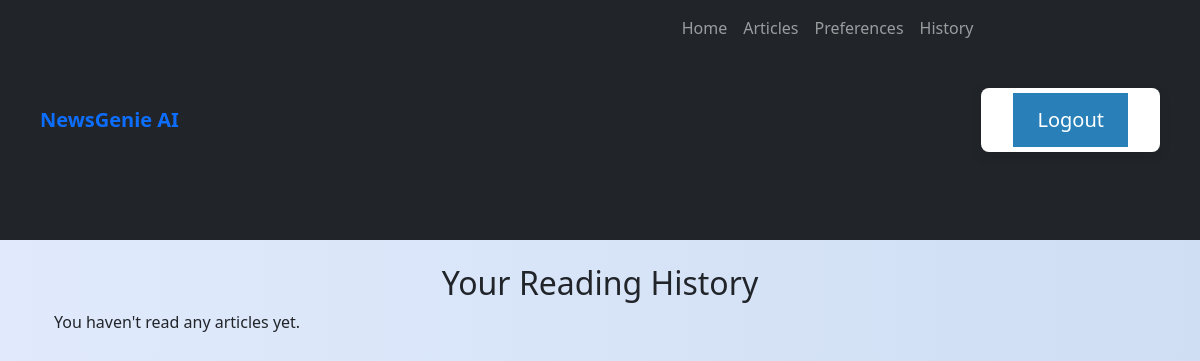
The app's page /articles/history/ (signed in), older data.
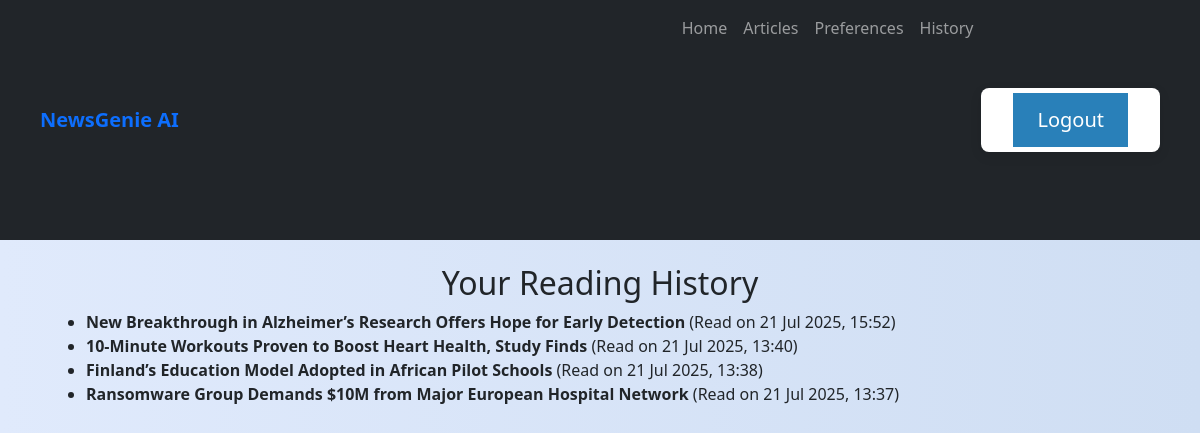
The same page, newer data.
### news/models.py (models this page shows, shortened)
class ReadingHistory(models.Model):
    user = models.ForeignKey(User, on_delete=models.CASCADE)
    article = models.ForeignKey(Article, on_delete=models.CASCADE)
    read_at = models.DateTimeField(auto_now_add=True)
    class Meta:
        unique_together = ('user','article')

class Article(models.Model):
    title = models.CharField(max_length=200)
    content = models.TextField()
    summary = models.TextField(blank=True)
    source_url = models.URLField()
    category = models.ForeignKey(Category, on_delete=models.CASCADE)
    published_date = models.DateTimeField(default=timezone.now)
    link = models.URLField(null=True, blank=True)
    publication_date = models.DateTimeField(null=True, blank=True)
    author = models.CharField(max_length=255, default='Unknown')
    created_at = models.DateTimeField(auto_now_add=True)
    audio_file = models.FileField(upload_to='audio/', blank=True, null=True)
    class Meta:
        ordering = ['-published_date']

### news/views.py (the view)
# urls.py: path('history/', views.reading_history, name='reading_history'),
@login_required
def reading_history(request):
    history = ReadingHistory.objects.filter(
        user=request.user
    ).select_related('article').order_by('-read_at')
    return render(request, 'news/reading_history.html', {'history': history})

### news/templates/news/reading_history.html
{% extends 'base.html' %}
{% block content %}
  <div class="container mt-4">
    <h2>Your Reading History</h2>
    {% if history %}
      <ul>
        {% for entry in history %}
          <li>
            <strong>{{ entry.article.title }}</strong> (Read on {{ entry.read_at|date:"d M Y, H:i" }})
          </li>
        {% endfor %}
      </ul>
    {% else %}
      <p>You haven't read any articles yet.</p>
    {% endif %}
  </div>
{% endblock %}

Row changes from the older to the newer data that the page shows:
added ReadingHistory: article "New Breakthrough in Alzheimer’s Research Offers Hope for Early Detection", read_at "21 Jul 2025, 15:52"
added ReadingHistory: article "10-Minute Workouts Proven to Boost Heart Health, Study Finds", read_at "21 Jul 2025, 13:40"
added ReadingHistory: article "Finland’s Education Model Adopted in African Pilot Schools", read_at "21 Jul 2025, 13:38"
added ReadingHistory: article "Ransomware Group Demands $10M from Major European Hospital Network", read_at "21 Jul 2025, 13:37"
Text that changed along with them:
text no longer shown: "You haven't read any articles yet."
